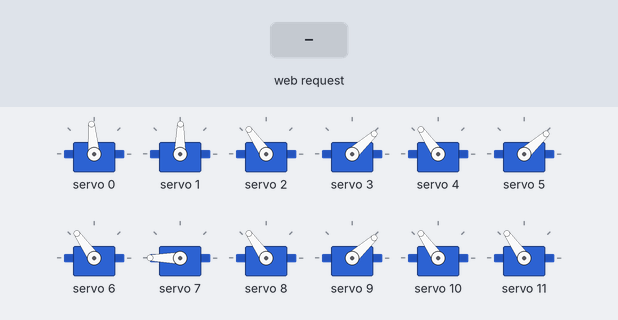
The sketch below on a simulated ESP32. On the bench: 12 × servo. Inputs (shaded band) come from the test bench. WiFi joins after 1.5 s; servers stay silent unless stated.

Above: at 2.7 s.
2.8 s: HTTP request GET /salute received
At 5.6 s:
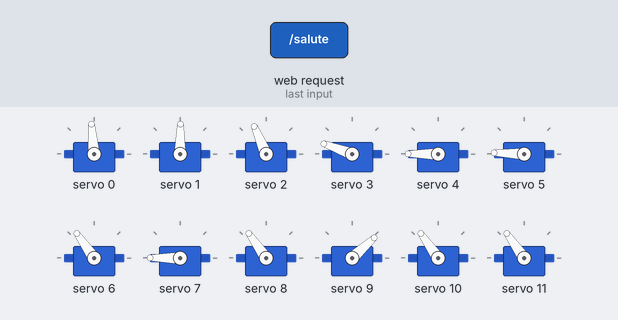
5.8 s: HTTP request GET /set received
At 6.8 s:
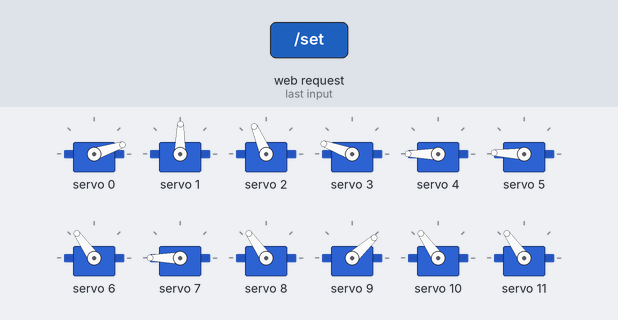
7.3 s: HTTP request GET /flex received
At 9.4 s:
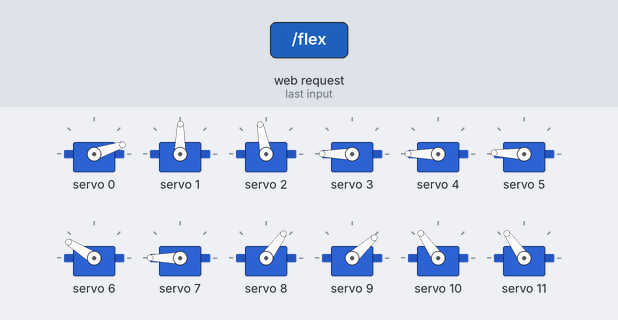
9.7 s: HTTP request GET /wave received
At 10.07 s:
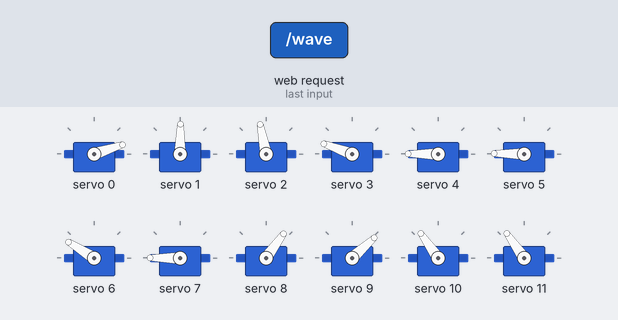
15.7 s: HTTP request GET /parade received
At 17.71 s:
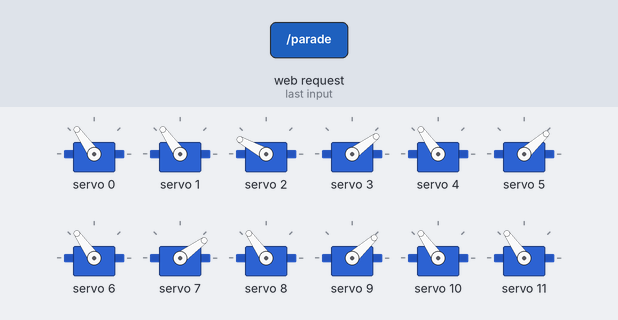
18.7 s: HTTP request GET /set?ch=1 received
At 20.12 s:
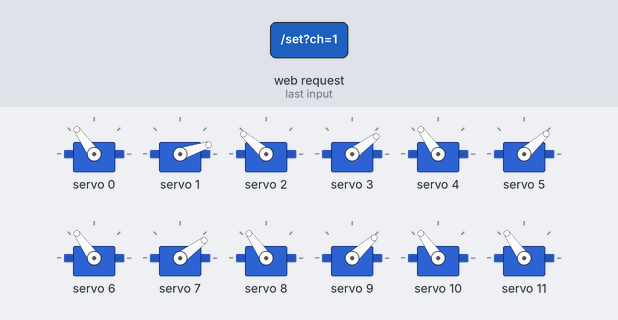
Timing chart, 0 to 22.7 s (numbered marks = the images above; inputs shaded):
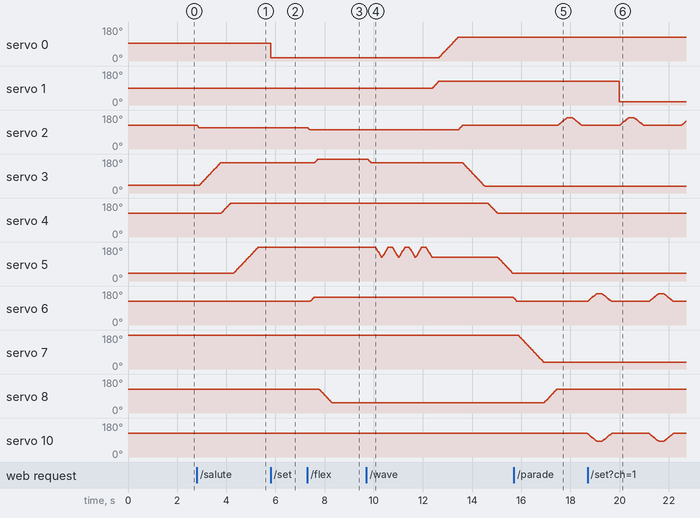

The sketch:

humanoid-robot.ino
```cpp
#include <Wire.h>
#include <Adafruit_PWMServoDriver.h>
#include <WiFi.h>
#include <WebServer.h>

const char* WIFI_SSID = "wifi";
const char* WIFI_PASS = "12345678";

#define PCA_ADDR 0x40
#define SERVOMIN 150
#define SERVOMAX 600
#define SERVO_FREQ 50

Adafruit_PWMServoDriver pwm = Adafruit_PWMServoDriver(PCA_ADDR);
WebServer server(80);

bool paradeMode = false;

int servoAngles[16] = {
  65, 60, 90, 20, 90, 20, 90, 140,
  90, 20, 90, 90, 90, 90, 90, 90
};

const char* servoNames[16] = {
  "Head", "Neck", "R_Shoulder", "R_ARM1", "R_ARM2", "R_Hand",
  "L_Shoulder", "L_ARM1", "L_ARM2", "L_Hand",
  "R_Leg", "R_Knee", "L_Leg", "L_Knee", "Servo14", "Servo15"
};

void setServoAngle(uint8_t ch, int angle) {
  angle = constrain(angle, 0, 180);
  servoAngles[ch] = angle;
  pwm.setPWM(ch, 0, map(angle, 0, 180, SERVOMIN, SERVOMAX));
}

void moveServoSmooth(uint8_t ch, int target, int delayMs) {
  int current = servoAngles[ch];
  if (target > current) {
    for (int p = current; p <= target; p++) {
      setServoAngle(ch, p);
      delay(delayMs);
    }
  } else {
    for (int p = current; p >= target; p--) {
      setServoAngle(ch, p);
      delay(delayMs);
    }
  }
}

void resetPose() {
  paradeMode = false;
  moveServoSmooth(1, 90, 8);
  moveServoSmooth(0, 90, 8);
  moveServoSmooth(2, 90, 8);
  moveServoSmooth(3, 15, 8);
  moveServoSmooth(4, 90, 8);
  moveServoSmooth(5, 20, 8);
  moveServoSmooth(6, 90, 8);
  moveServoSmooth(7, 15, 8);
  moveServoSmooth(8, 90, 8);
  moveServoSmooth(9, 20, 8);
  moveServoSmooth(10, 90, 8);
  moveServoSmooth(12, 90, 8);
}

void performSalute() {
  moveServoSmooth(2, 80, 8);
  moveServoSmooth(3, 120, 8);
  moveServoSmooth(4, 150, 8);
  moveServoSmooth(5, 135, 8);
}

void flexBiceps() {
  moveServoSmooth(2, 70, 8);
  moveServoSmooth(6, 110, 8);

  moveServoSmooth(3, 140, 8);
  moveServoSmooth(7, 140, 8);

  moveServoSmooth(4, 150, 8);
  moveServoSmooth(8, 30, 8);
}

void waveRightHand() {
  moveServoSmooth(2, 70, 8);
  moveServoSmooth(3, 120, 8);

  for (int i = 0; i < 4; i++) {
    moveServoSmooth(5, 150, 5);
    moveServoSmooth(5, 90, 5);
  }

  resetPose();
}

void paradeStep() {

  int speed = 10;
  int swing = 35;

  for (int i = 0; i <= swing; i++) {
    setServoAngle(2, 90 + i);
    setServoAngle(12, 90 - i);
    delay(speed);
  }

  delay(200);

  for (int i = swing; i >= 0; i--) {
    setServoAngle(2, 90 + i);
    setServoAngle(12, 90 - i);
    delay(speed);
  }

  delay(200);

  for (int i = 0; i <= swing; i++) {
    setServoAngle(6, 90 + i);
    setServoAngle(10, 90 - i);
    delay(speed);
  }

  delay(200);

  for (int i = swing; i >= 0; i--) {
    setServoAngle(6, 90 + i);
    setServoAngle(10, 90 - i);
    delay(speed);
  }

  delay(300);
}


String htmlPage() {
  String page = "<!DOCTYPE html><html><head>";
  page += "<meta name='viewport' content='width=device-width, initial-scale=1'>";
  page += "<style>";
  page += "body{font-family:Arial;text-align:center;}";
  page += ".servoBox{border:1px solid #ccc;padding:10px;margin:10px;display:inline-block;width:220px;}";
  page += "button{margin:3px;padding:5px 10px;}";
  page += "input[type=range]{width:180px;}";
  page += "</style></head><body>";

  page += "<h2>ESP32 PCA9685 Humanoid Controller</h2>";

  for (int i = 0; i < 16; i++) {
    page += "<div class='servoBox'><h4>";
    page += servoNames[i];
    page += " (" + String(i) + ")</h4>";
    page += "<input type='range' min='0' max='180' value='" + String(servoAngles[i]) +
            "' id='s" + String(i) +
            "' oninput='u(" + String(i) +
            ",this.value)' onchange='s(" + String(i) +
            ",this.value)'><br>";
    page += "<button onclick='c(" + String(i) + ",-1)'>-</button>";
    page += "<span id='l" + String(i) + "'>" + String(servoAngles[i]) + "</span>";
    page += "<button onclick='c(" + String(i) + ",1)'>+</button>";
    page += "</div>";
  }

  page += "<hr><h3>Actions</h3>";
  page += "<button onclick=\"fetch('/salute')\">Salute</button>";
  page += "<button onclick=\"fetch('/flex')\">Flex Biceps</button>";
  page += "<button onclick=\"fetch('/wave')\">Wave Right</button>";
  page += "<button onclick=\"fetch('/parade')\">Parade</button>";
  page += "<button onclick=\"fetch('/reset')\">Reset</button>";

  page += "<script>";
  page += "function u(c,v){document.getElementById('l'+c).innerText=v;}";
  page += "function s(c,v){fetch('/set?ch='+c+'&val='+v);}";
  page += "function c(c,d){let x=document.getElementById('s'+c);";
  page += "let v=parseInt(x.value)+d;if(v<0)v=0;if(v>180)v=180;";
  page += "x.value=v;u(c,v);s(c,v);}";
  page += "</script></body></html>";

  return page;
}

void setup() {
  Serial.begin(115200);
  Wire.begin();
  pwm.begin();
  pwm.setPWMFreq(SERVO_FREQ);

  for (int i = 0; i < 16; i++) setServoAngle(i, servoAngles[i]);

  WiFi.begin(WIFI_SSID, WIFI_PASS);
  while (WiFi.status() != WL_CONNECTED) delay(300);

  server.on("/", [](){ server.send(200, "text/html", htmlPage()); });
  server.on("/set", [](){
    setServoAngle(server.arg("ch").toInt(), server.arg("val").toInt());
    server.send(200, "text/plain", "OK");
  });
  server.on("/salute", [](){ performSalute(); server.send(200, "text/plain", "OK"); });
  server.on("/flex", [](){ flexBiceps(); server.send(200, "text/plain", "OK"); });
  server.on("/wave", [](){ waveRightHand(); server.send(200, "text/plain", "OK"); });
  server.on("/parade", [](){ paradeMode = true; server.send(200, "text/plain", "OK"); });
  server.on("/reset", [](){ resetPose(); server.send(200, "text/plain", "OK"); });

  server.begin();
}

void loop() {
  server.handleClient();
  if (paradeMode) paradeStep();
}
```

Measured:
- after the input at 2.8 s, servo 2: 125° → 113° at once; servo 3: moves from 42° to 160° over 0.83 s, starting after 0.12 s; servo 4: moves from 125° to 180° over 0.38 s, starting after 0.99 s; servo 5: moves from 42° to 178° over 0.98 s, starting after 1.5 s
- after the input at 5.8 s, servo 0: 95° → 18° at once
- after the input at 7.3 s, servo 2: 113° → 101° at once; servo 3: 160° → 180° after 0.30 s; servo 6: 125° → 148° after 0.12 s; servo 8: moves from 125° to 54° over 0.51 s, starting after 0.48 s
- after the input at 9.7 s, servo 0: moves from 18° to 125° over 0.75 s, starting after 3.0 s; servo 1: moves from 89° to 125° over 0.25 s, starting after 2.7 s; servo 2: 101° → 125° after 3.7 s; servo 3: moves from 180° to 36° over 4.8 s, starting at once; servo 4: moves from 180° to 125° over 0.41 s, starting after 4.9 s
- after the input at 15.7 s, servo 2: rises from 125° to 166° in 0.39 s, then falls to 125° in 0.60 s; servo 10: 125° → 122° after 3.0 s
- after the input at 18.7 s, servo 1: 125° → 18° after 1.3 s
